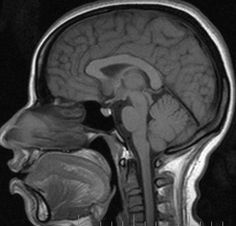
#> input picture images/Image_5.jpg, 236 x 226 px
$ python 4622_Question_09.py
#> lines starting #> are read from the running program, lines starting #| are printed output that depends on the picture
import cv2
import numpy as np
import matplotlib.pyplot as plt
import os

img = cv2.imread('../images/Image_5.jpg', cv2.IMREAD_GRAYSCALE)
#> img is the input picture: shape (226, 236); min 0, max 255, mean 66.2

if img is None:
    img = cv2.imread('../images/Image_5.png', cv2.IMREAD_GRAYSCALE)
    if img is None:
        print("Error")
        exit()

eq_img = cv2.equalizeHist(img)
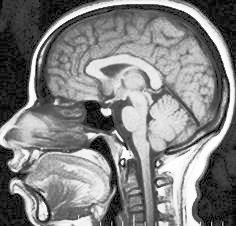
#> eq_img: shape (226, 236); min 0, max 255, mean 128.8

min_val = np.min(img)
#> min_val = 0
max_val = np.max(img)
#> max_val = 255
stretched_img = ((img - min_val) / (max_val - min_val) * 255).astype(np.uint8)

gaussian_img = cv2.GaussianBlur(img, (5, 5), 0)
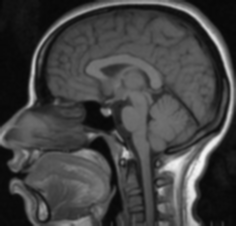
#> gaussian_img: shape (226, 236); min 7, max 246, mean 66.2

if not os.path.exists('result'):
    os.makedirs('result')

plt.figure(figsize=(20, 5))

plt.subplot(1, 4, 1)
plt.imshow(img, cmap='gray')
plt.title('Original MRI (Image 5)')
plt.axis('off')

plt.subplot(1, 4, 2)
plt.imshow(eq_img, cmap='gray')
plt.title('Histogram Equalization')
plt.axis('off')

plt.subplot(1, 4, 3)
plt.imshow(stretched_img, cmap='gray')
plt.title('Contrast Stretching')
plt.axis('off')

plt.subplot(1, 4, 4)
plt.imshow(gaussian_img, cmap='gray')
plt.title('Gaussian Filtering')
plt.axis('off')

plt.tight_layout()
plt.savefig('result/Question_09_output.png')
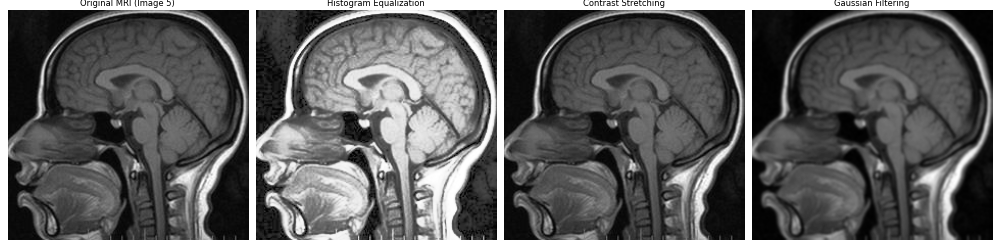
#> figure drawn by matplotlib, 4 panels
plt.show()

$ run again, with images/Image_1.jpg copied over images/Image_5.jpg
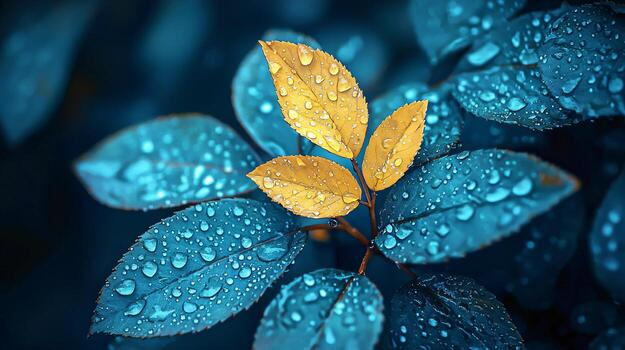
#> input picture images/Image_1.jpg, 625 x 350 px
#> `eq_img = cv2.equalizeHist(img)`:
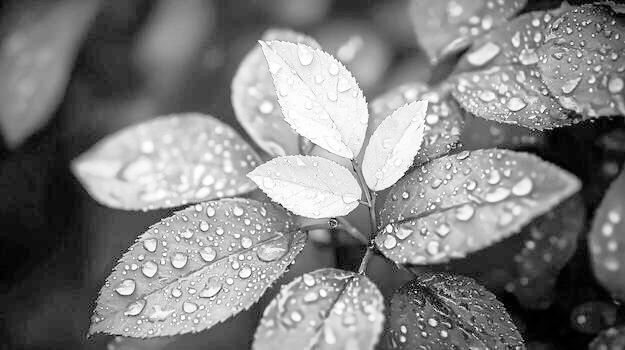
#> eq_img: shape (350, 625); min 0, max 255, mean 128.5
#> min_val = 0
#> max_val = 255
#> `plt.savefig('result/Question_09_output.png')`:
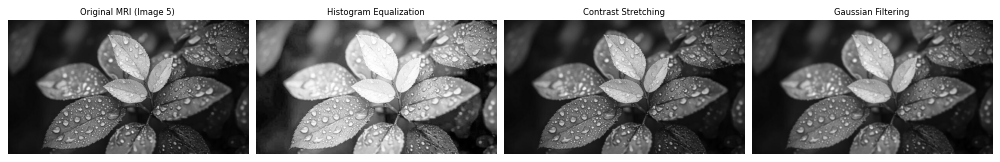
#> figure drawn by matplotlib, 4 panels

$ run again, with images/Image_4.jpg copied over images/Image_5.jpg
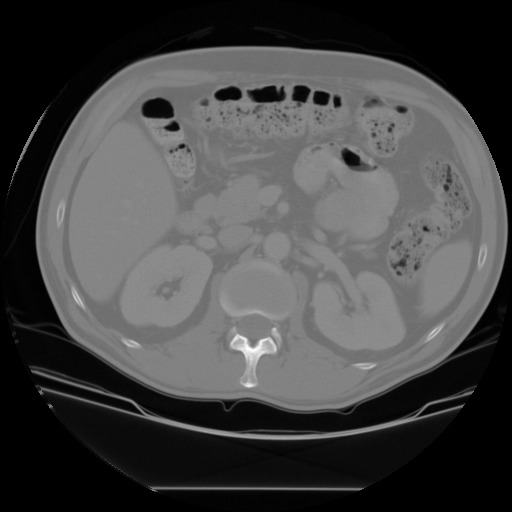
#> input picture images/Image_4.jpg, 512 x 512 px
#> img is the input picture: shape (512, 512); min 0, max 255, mean 69.8
#> `eq_img = cv2.equalizeHist(img)`:
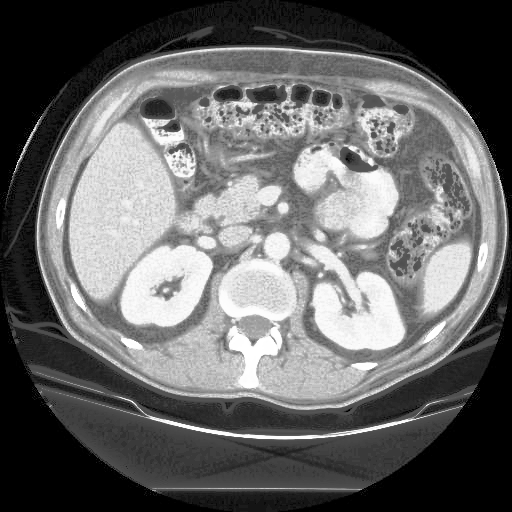
#> eq_img: shape (512, 512); min 0, max 255, mean 103.3
#> min_val = 0
#> max_val = 255
#> `plt.savefig('result/Question_09_output.png')`:
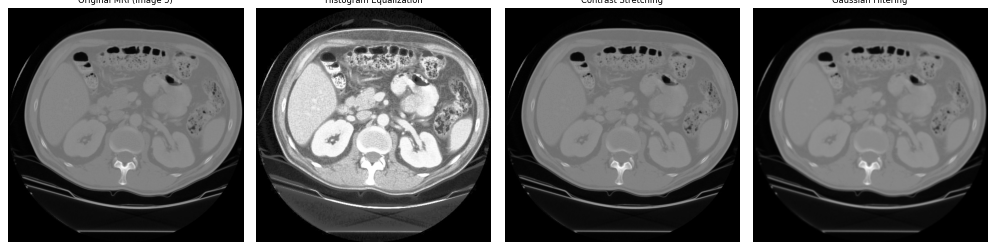
#> figure drawn by matplotlib, 4 panels

$ run again, with images/Image_6.jpg copied over images/Image_5.jpg
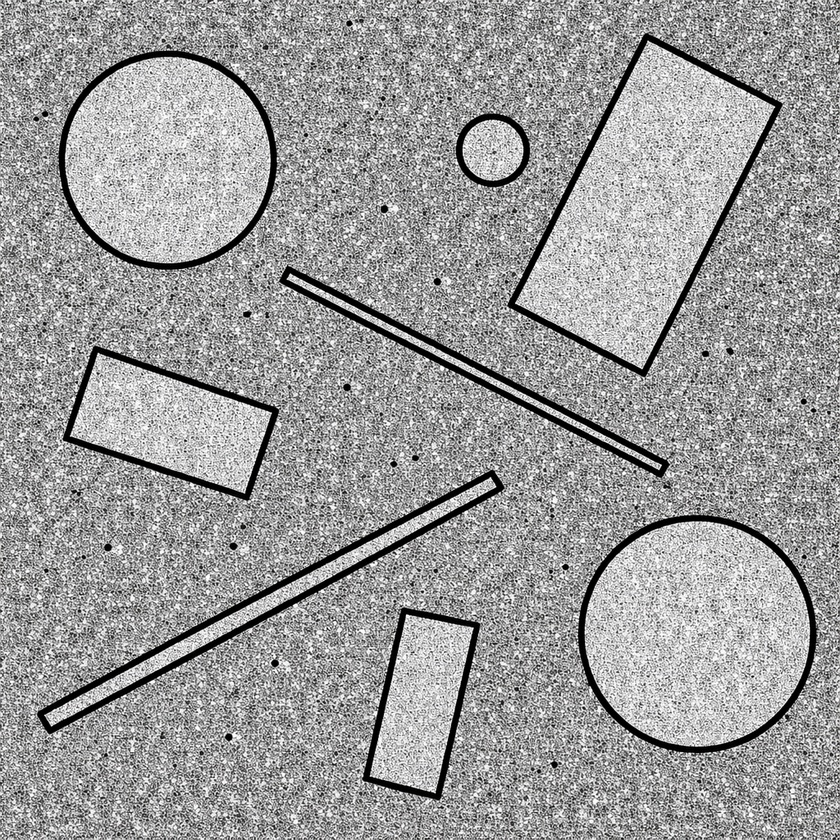
#> input picture images/Image_6.jpg, 840 x 840 px, shrunk from 1024 x 1024 before the run
#> `eq_img = cv2.equalizeHist(img)`:
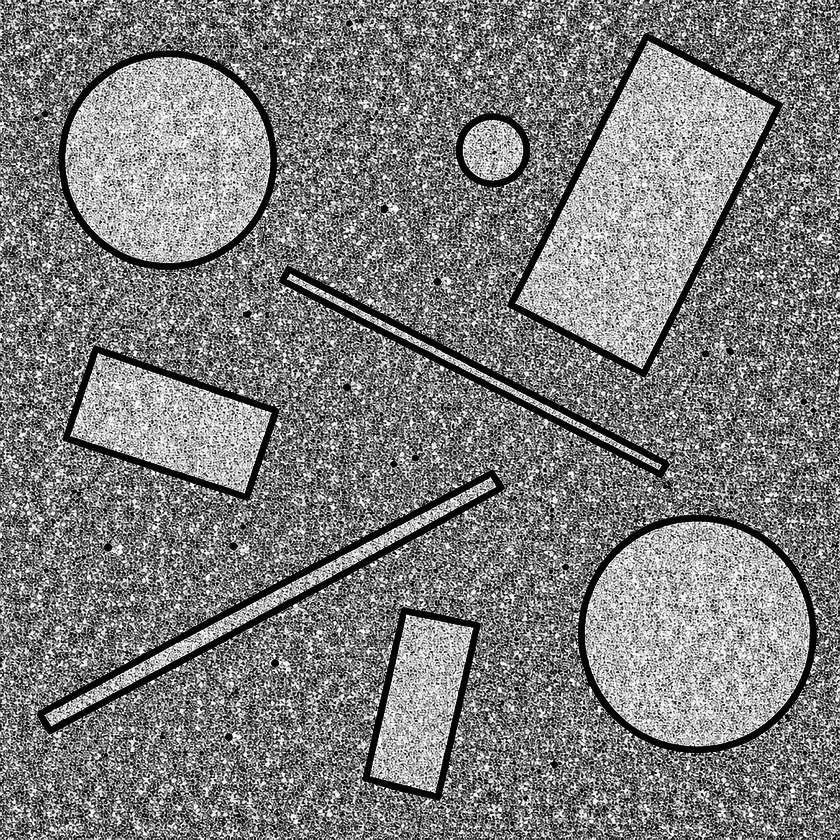
#> eq_img: shape (840, 840); min 0, max 255, mean 126.1
#> min_val = 0
#> max_val = 255
#> `plt.savefig('result/Question_09_output.png')`:
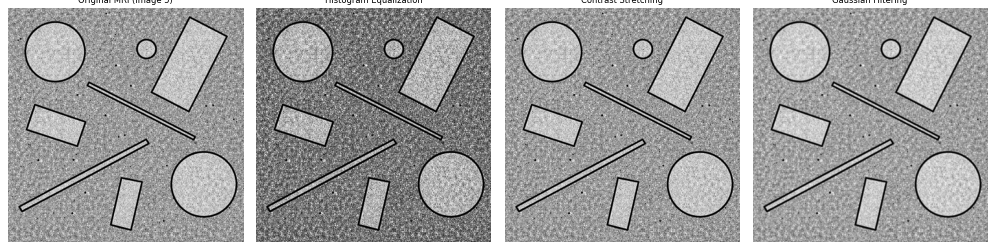
#> figure drawn by matplotlib, 4 panels
